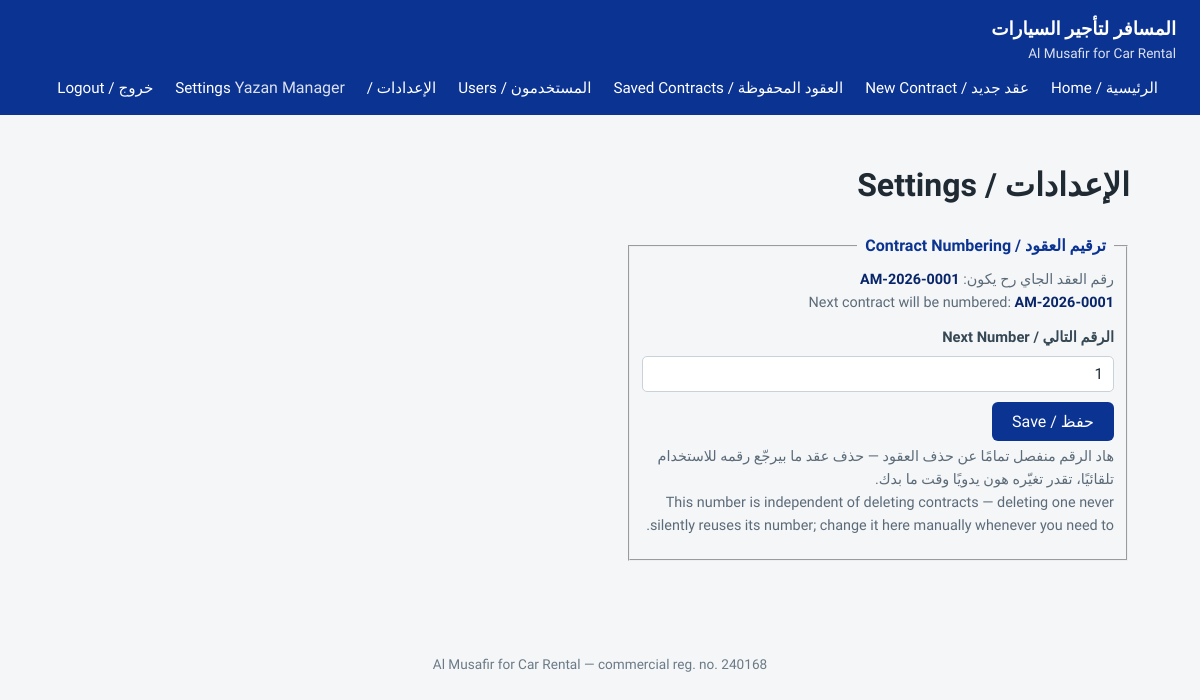
Before: /settings.php (signed in) with the older database file.
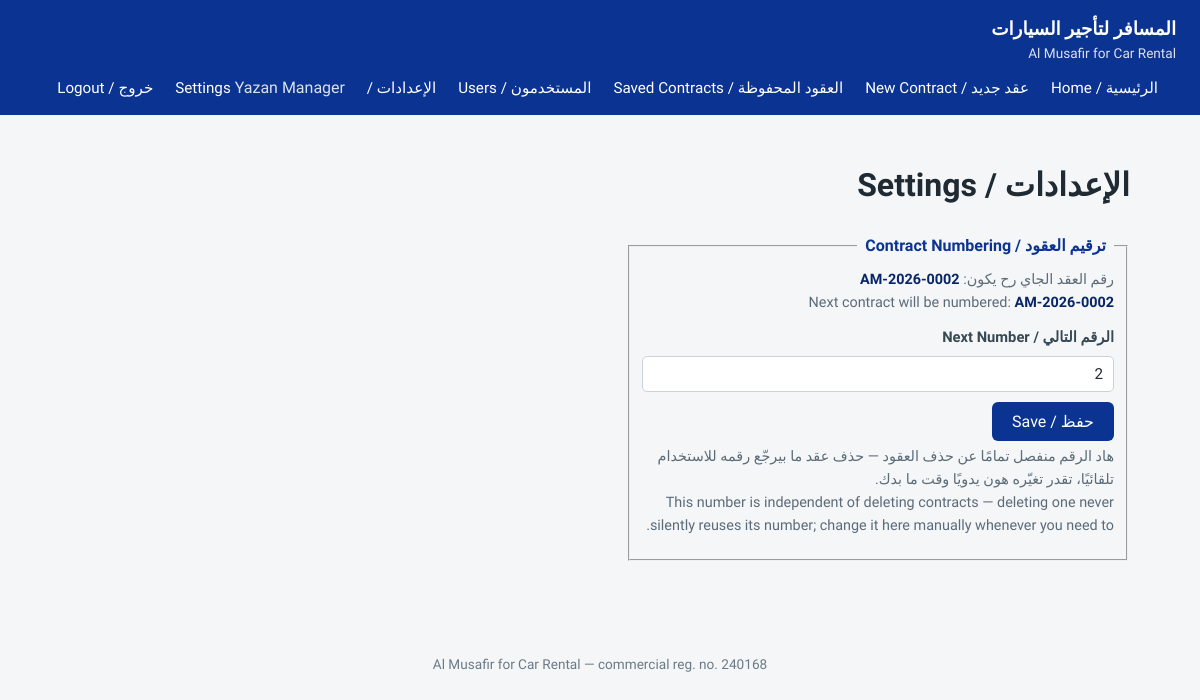
After: the same page with the newer database file.
### tables this page shows
CREATE TABLE IF NOT EXISTS settings (
    setting_key VARCHAR(100) NOT NULL PRIMARY KEY,
    setting_value VARCHAR(255) NOT NULL
);

### auth.php (called while the page is built, shortened)
<?php
function current_user(): ?array
{
    return $_SESSION['user'] ?? null;
}
function is_admin(): bool
{
    $user = current_user();
    return $user !== null && $user['role'] === 'admin';
}

### helpers.php (called while the page is built, shortened)
<?php
function h(?string $value): string
{
    return htmlspecialchars((string) $value, ENT_QUOTES, 'UTF-8');
}

### db.php (called while the page is built, shortened)
<?php
function get_db(): PDO
{
    $config = require __DIR__ . '/config.php';
    $dsn = sprintf(
        'mysql:host=%s;port=%s;dbname=%s;charset=%s',
        $config['host'],
        $config['port'],
        $config['name'],
        $config['charset']
    );
    $pdo = new PDO($dsn, $config['user'], $config['pass'], [
        PDO::ATTR_ERRMODE => PDO::ERRMODE_EXCEPTION,
        PDO::ATTR_DEFAULT_FETCH_MODE => PDO::FETCH_ASSOC,
        PDO::ATTR_EMULATE_PREPARES => false,
    ]);
    return $pdo;
}
function get_setting(string $key, ?string $default = null): ?string
{
    $stmt = get_db()->prepare('SELECT setting_value FROM settings WHERE setting_key = ?');
    $stmt->execute([$key]);
    $value = $stmt->fetchColumn();
    return $value !== false ? $value : $default;
}

### settings.php (the view, shortened to what this page needs)
<?php
require __DIR__ . '/auth.php';
require __DIR__ . '/helpers.php';
require __DIR__ . '/db.php';
$next = (int) get_setting('next_contract_number', '1');
$preview = 'AM-' . date('Y') . '-' . str_pad((string) $next, 4, '0', STR_PAD_LEFT);
?>
<!doctype html>
<html lang="ar" dir="rtl">
<head>
<link rel="stylesheet" href="assets/css/style.css">
</head>
<body class="list-page">
<?php require __DIR__ . '/header.php'; ?>
<main class="container">
    <h1>الإعدادات / Settings</h1>
    <fieldset class="contract-form" style="max-width:500px;">
        <legend>ترقيم العقود / Contract Numbering</legend>
        <p class="hint">
            رقم العقد الجاي رح يكون: <strong style="color:var(--navy-dark);"><?= h($preview) ?></strong><br>
            Next contract will be numbered: <strong style="color:var(--navy-dark);"><?= h($preview) ?></strong>
        </p>
        <form method="post">
            <label>الرقم التالي / Next Number
                <input type="number" name="next_contract_number" value="<?= (int) $next ?>" min="1" required>
            </label>
            <div class="form-actions">
                <button type="submit" class="btn btn-primary">حفظ / Save</button>
            </div>
        </form>
        <p class="hint">
            هاد الرقم منفصل تمامًا عن حذف العقود — حذف عقد ما بيرجّع رقمه للاستخدام
            تلقائيًا، تقدر تغيّره هون يدويًا وقت ما بدك.<br>
            This number is independent of deleting contracts — deleting one never
            silently reuses its number; change it here manually whenever you need to.
        </p>
    </fieldset>
</main>
<footer class="site-footer">
    <p>Al Musafir for Car Rental — commercial reg. no. 240168</p>
</footer>
</body>
</html>

### header.php
<?php
$me = current_user();
?>
<header class="site-header">
    <div class="brand">
        <span class="brand-ar">المسافر لتأجير السيارات</span>
        <span class="brand-en">Al Musafir for Car Rental</span>
    </div>
    <nav>
        <a href="index.php">الرئيسية / Home</a>
        <a href="form.php">عقد جديد / New Contract</a>
        <a href="contracts.php">العقود المحفوظة / Saved Contracts</a>
        <?php if (is_admin()): ?>
            <a href="users.php">المستخدمون / Users</a>
            <a href="settings.php">الإعدادات / Settings</a>
        <?php endif; ?>
        <span style="margin-inline-start:18px; opacity:0.85;"><?= h($me['username']) ?></span>
        <a href="logout.php">خروج / Logout</a>
    </nav>
</header>

### assets/css/style.css (style rules this page uses)
:root { --navy: #0b3391; --navy-dark: #082569; --gold: #b58a3d; --border: #c9d2da; --bg: #f4f6f8; --text: #1f2a33; --danger: #b3261e; }
* { box-sizing: border-box; }
html, body { margin: 0; padding: 0; background: var(--bg); color: var(--text); font-family: 'Cairo', 'Inter', system-ui, sans-serif; line-height: 1.6; }
a { color: var(--navy); }
.container { max-width: 1100px; margin: 0 auto; padding: 24px 20px 60px; }
.site-header { background: var(--navy); color: #fff; display: flex; align-items: center; justify-content: space-between; padding: 14px 24px; flex-wrap: wrap; gap: 10px; }
.site-header .brand { display: flex; flex-direction: column; }
.site-header .brand-ar { font-weight: 700; font-size: 1.15rem; }
.site-header .brand-en { font-size: 0.85rem; opacity: 0.85; }
.site-header nav a { color: #fff; text-decoration: none; margin-inline-start: 18px; font-size: 0.95rem; }
.site-footer { text-align: center; color: #6b7a86; font-size: 0.85rem; padding: 20px; }
.btn { display: inline-block; padding: 10px 20px; border-radius: 6px; border: none; cursor: pointer; font-size: 1rem; font-family: inherit; text-decoration: none; text-align: center; }
.btn-primary { background: var(--navy); color: #fff; }
.contract-form legend { font-weight: 700; color: var(--navy); padding: 0 8px; }
.contract-form .hint { color: #5c6b78; font-size: 0.9rem; margin: 4px 0 12px; }
label { display: flex; flex-direction: column; gap: 6px; font-size: 0.92rem; font-weight: 600; color: #364854; }
input, select, textarea { font-family: inherit; font-size: 0.95rem; padding: 8px 10px; border: 1px solid var(--border); border-radius: 5px; background: #fff; color: var(--text); font-weight: 400; }
.form-actions { display: flex; gap: 12px; margin-top: 10px; }

Changed rows visible on the page:
added settings: setting_value "AM-2026-0002", next_contract_number "2"
Other visible differences:
$preview: "AM-2026-0001" → (not shown)
form field next_contract_number: "1" → (not shown)
